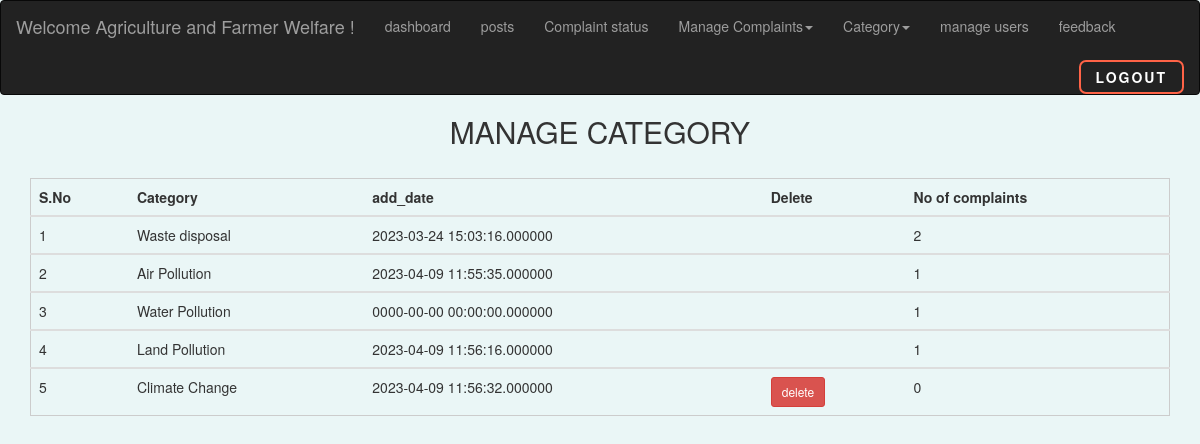
Screenshot of /en_mcategory.php (signed in) with the database file from the repository.
### tables this page shows
CREATE TABLE `envi_add` (
  `id` int(250) NOT NULL,
  `cat` varchar(50) NOT NULL,
  `date` datetime(6) NOT NULL DEFAULT current_timestamp(6)
);

### en_mcategory.php (the view, shortened to what this page needs)
<?php
include("dbconnect.php");
?>
<!DOCTYPE html>
<html>
<head>
  <link rel="stylesheet" href="https://maxcdn.bootstrapcdn.com/bootstrap/3.4.1/css/bootstrap.min.css">
  </head>
  <body style="background-color: #eaf6f6;">
    <nav class="navbar navbar-inverse">
      <div class="container-fluid">
    <div class="navbar-header">
      <a class="navbar-brand">Welcome <?php echo $_SESSION['aname']; ?> !</a>
    </div>
    <ul class="nav navbar-nav">
    <li><a href="en_notify.php">dashboard</a></li>
    <li><a href="envipost.php">posts</a></li>
    <li><a href="a_envi.php">Complaint status</a></li>
      <li class="dropdown">
      <a class="dropdown-toggle" data-toggle="dropdown" href="#">Manage Complaints<span class="caret"></span></a>
          </li>
        <li class="dropdown">
      <a class="dropdown-toggle" data-toggle="dropdown" href="#">Category<span class="caret"></span></a>
          </li>
          <li><a href="en_umanage.php">manage users</a></li>
          <li><a href="a_enfeed.php">feedback</a></li>
        </ul>
    <form method="get"><button class="back" name="logout">Logout</button></form>
  </div>
  </nav>
	<div>
     <h2 style="text-align: center;">MANAGE CATEGORY</h2>
  <br>
  <table  style="margin: 0 auto; width: 95%; border: 1px solid #ccc;" class="table">
    <thead>
    <tr>
      <th scope="col">S.No</th>
            <th scope="col">Category</th>
            <th scope="col">add_date</th>
            <th scope="col">Delete</th>
            <th scope="col">No of complaints</th>
          </tr>
        </thead>
            <?php
            $qry1=mysqli_query($conn,"select * from envi_add");
            while ($row=mysqli_fetch_array($qry1))
            {
            ?>
            <tbody>
      <td scope="row"></td>
            <td><?php   echo $row['cat'];  ?></td>
            <td><?php   echo $row['date'];  ?></td>
            <td>
            <?php
             $cat = $row['cat'];
            $qry=mysqli_query($conn,"select * from environment where cat='$cat'");
            $count=mysqli_num_rows($qry);
            if ($count<=0) {
              ?>
            <a type="button" class="btn btn-danger btn-sm" href='?id=<?php echo $row['id']?>'>delete </a>
            <?php
          }
          ?>
        </td>
        <td><?php echo $count; ?></td>
        </tbody>
          <?php
          }
          ?>
        </table>
	</div>
</body>
</html>

### en_mcategory.php (style rules this page uses)
.back { position: relative; padding: 5px 15px; border-radius: 7px; border: 2px solid rgb(255, 99, 71); font-size: 14px; text-transform: uppercase; font-weight: 600; letter-spacing: 2px; background: transparent; color: #fff; overflow: hidden; box-shadow: 0 0 0 0 transparent; -webkit-transition: all 0.2s ease-in; -moz-transition: all 0.2s ease-in; transition: all 0.2s ease-in; float: right; margin-left: 9px; margin-top: 9px; }
.back::before { content: ''; display: block; width: 0px; height: 86%; position: absolute; top: 7%; left: 0%; opacity: 0; background: #fff; box-shadow: 0 0 50px 30px #fff; -webkit-transform: skewX(-20deg); -moz-transform: skewX(-20deg); -ms-transform: skewX(-20deg); -o-transform: skewX(-20deg); transform: skewX(-20deg); }
body { counter-reset: serial; overflow-x: hidden; }
tr td:first-child:before { counter-increment: serial; content: counter(serial); }

### rows the page displays
envi_add: cat "Waste disposal", date "2023-03-24 15:03:16.000000", count "2"
envi_add: cat "Air Pollution", date "2023-04-09 11:55:35.000000", count "1"
envi_add: cat "Water Pollution", date "0000-00-00 00:00:00.000000", count "1"
envi_add: cat "Land Pollution", date "2023-04-09 11:56:16.000000", count "1"
envi_add: cat "Climate Change", date "2023-04-09 11:56:32.000000", count "0"

### other values shown
$_SESSION['aname'] "Agriculture and Farmer Welfare"
